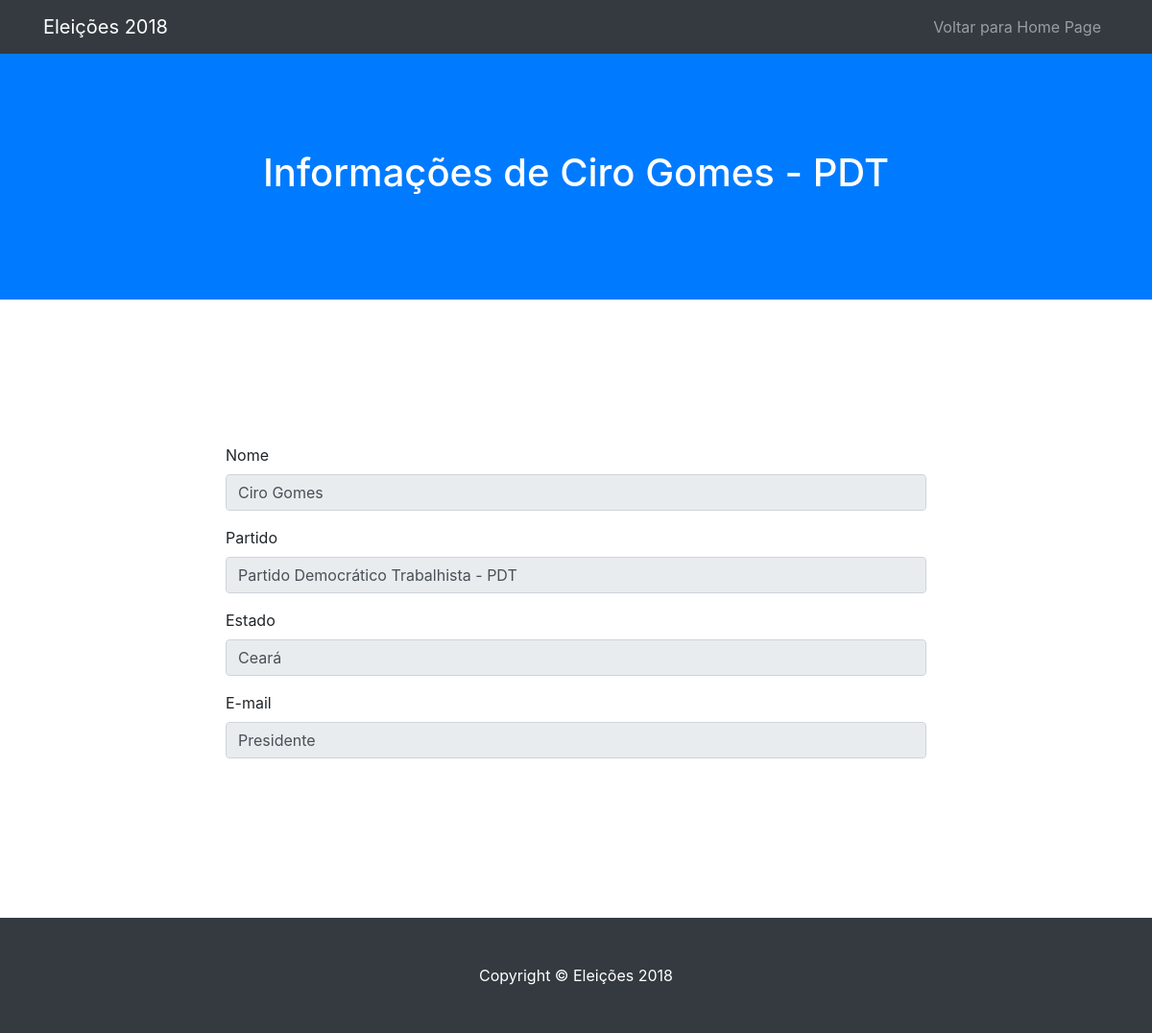
Before: /candidato/1 with the older database file.
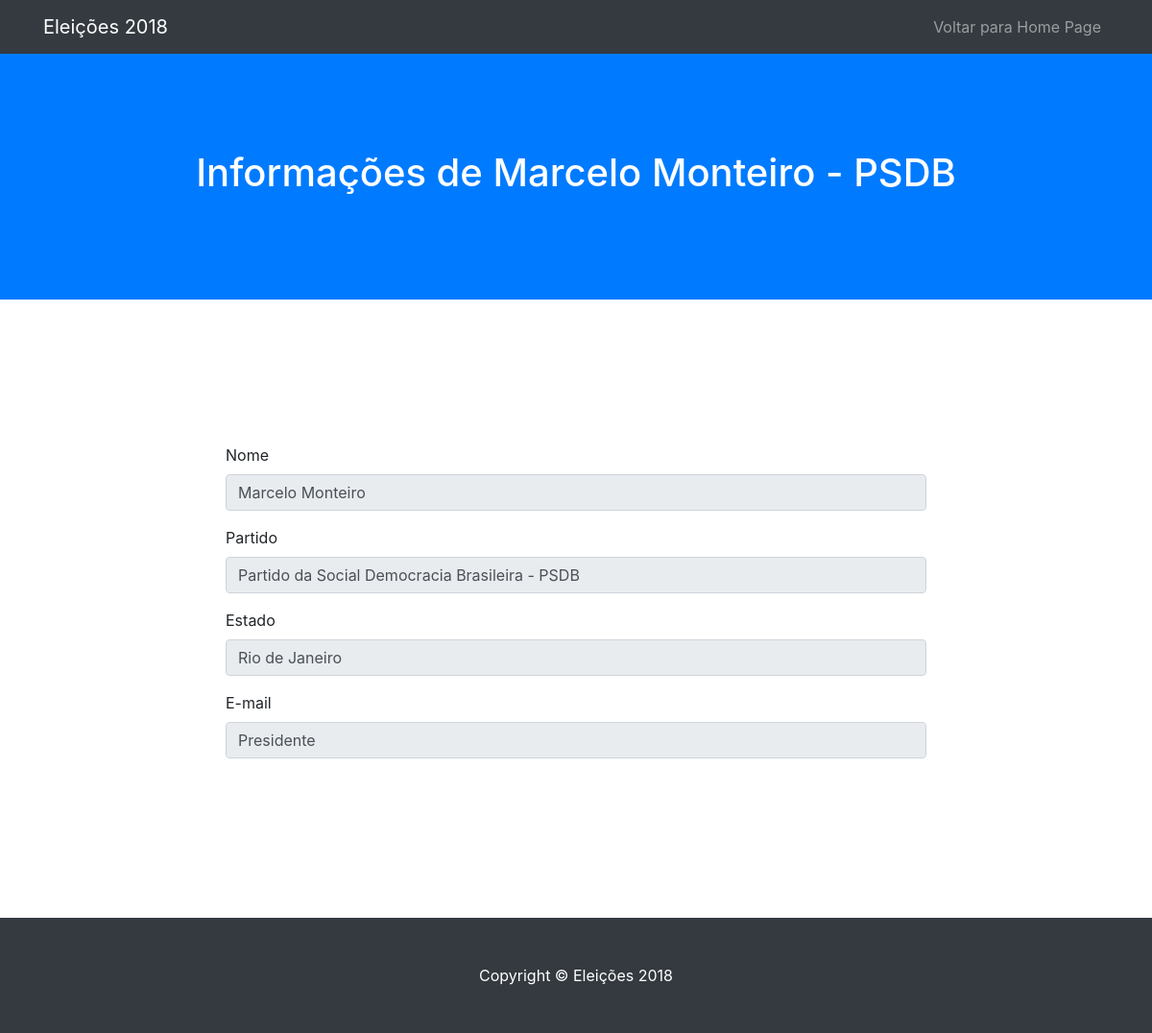
After: the same page with the newer database file.
### eleicoes2018/models.py (models this page shows)
class Candidato(models.Model):
	nome = models.CharField(max_length=255, null=False)
	cargo_id = models.ForeignKey(Cargo, on_delete=models.CASCADE)
	partido_id = models.ForeignKey(Partido, on_delete=models.CASCADE)
	estado_id = models.ForeignKey(Estado, on_delete=models.CASCADE)

class Partido(models.Model):
	nome = models.CharField(max_length=255, null=False)
	sigla = models.CharField(max_length=6, null=False)

class Estado(models.Model):
	nome = models.CharField(max_length=255, null=False)
	sigla = models.CharField(max_length=2, null=False)

class Cargo(models.Model):
	nome = models.CharField(max_length=255, null=False)

### candidatos/views.py (the view)
# urls.py: url(r'^candidato/(?P<candidato_id>\d+)$', candidato, name='candidato'),
def candidato(request, candidato_id):
	candidato = Candidato.objects.get(id=candidato_id)
	return render(request, 'candidato.html', { "candidato" : candidato })

### candidatos/templates/candidato.html
{% extends "template_candidato.html" %}
{% block body %}
<form>
	<div class="form-group">
		<label for="nome_candidato">Nome</label>
		<input type="text" class="form-control" id="nome_candidato" value="{{candidato.nome}}" readonly>
	</div>
	<div class="form-group">
		<label for="partido_candidato">Partido</label>
		<input type="text" class="form-control" id="cpf_candidato" value="{{candidato.partido_id.nome}} - {{candidato.partido_id.sigla}}" readonly>
	</div>
	<div class="form-group">
		<label for="estado_candidato">Estado</label>
		<input type="text" class="form-control" id="estado_candidato" value="{{candidato.estado_id.nome}}" readonly>
	</div>
	<div class="form-group">
		<label for="cargo_candidato">E-mail</label>
		<input type="text" class="form-control" id="cargo_candidato" value="{{candidato.cargo_id.nome}}" readonly>
	</div>
</form>
{% endblock %}

### candidatos/templates/template_candidato.html (shortened to what this page needs)
{% load staticfiles %}
<!DOCTYPE html>
  <head>
    <link href='{% static "vendor/bootstrap/css/bootstrap.min.css" %}' rel="stylesheet">
    <link href='{% static "css/scrolling-nav.css" %}' rel="stylesheet">
  </head>
  <body id="page-top">
    <nav class="navbar navbar-expand-lg navbar-dark bg-dark fixed-top" id="mainNav">
      <div class="container">
        <a class="navbar-brand js-scroll-trigger" href="#page-top">Eleições 2018</a>
        <div class="collapse navbar-collapse" id="navbarResponsive">
          <ul class="navbar-nav ml-auto">
            <li class="nav-item">
              <a class="nav-link js-scroll-trigger" href="/">Voltar para Home Page</a>
            </li>
          </ul>
        </div>
      </div>
    </nav>
    <header class="bg-primary text-white">
      <div class="container text-center">
        <h1>Informações de {{candidato.nome}} - {{candidato.partido_id.sigla}}</h1>
      </div>
    </header>
    <section id="dados">
      <div class="container">
        <div class="row">
          <div class="col-lg-8 mx-auto">
            {% block body %}
            {% endblock %}
          </div>
        </div>
      </div>
    </section>
    <footer class="py-5 bg-dark">
      <div class="container">
        <p class="m-0 text-center text-white">Copyright &copy; Eleições 2018</p>
      </div>
    </footer>
  </body>
</html>

Changed rows visible on the page:
changed Candidato "Presidente": nome "Ciro Gomes" → "Marcelo Monteiro"; partido_id.sigla "PDT" → "PSDB"; partido_id.nome "Partido Democrático Trabalhista - PDT" → "Partido da Social Democracia Brasileira - PSDB"; estado_id.nome "Ceará" → "Rio de Janeiro"
